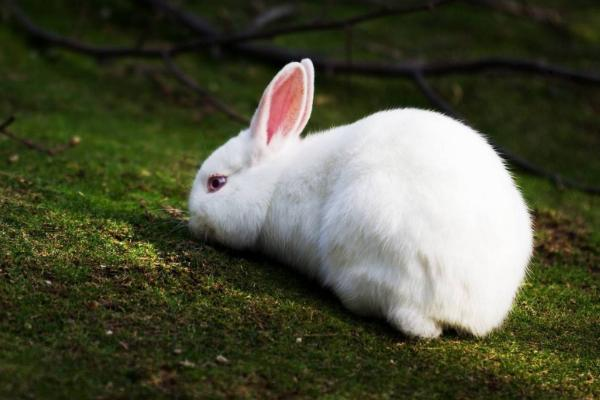
%> input picture MATH-577/Homework2/rabbit.jpg, 600 x 400 px
$ octave problem2.m   (GNU Octave 9; MATLAB toolbox functions it lacks are replaced by stand-ins)
%> lines starting %> are read from the running program, lines starting %| are printed output that depends on the picture
A = rgb2gray(imread('rabbit.jpg'));
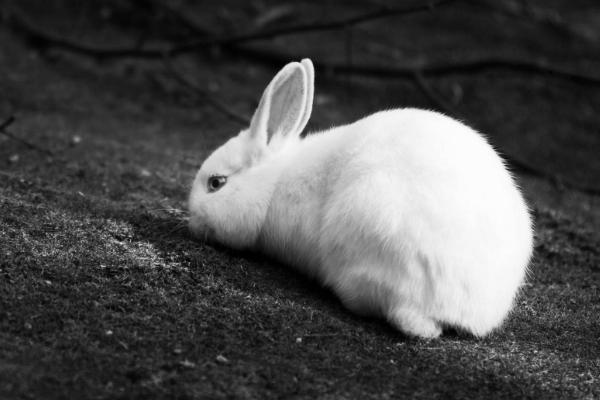
%> A: size 400x600 uint8; min 0, max 255, mean 78.9
figure(1);
imshow(A);
[U,S,V] = svd(double(A));
r = 10;
A10 = U(:,1:r) * S(1:r,1:r) * (V(:,1:r))';
figure(2);
imshow(uint8(A10));
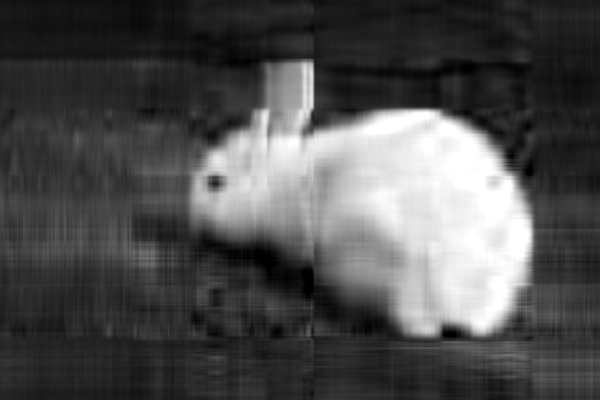
%> displayed picture: size 400x600, on the screen's scale of 0 to 255; min 0, max 255, mean 78.8
